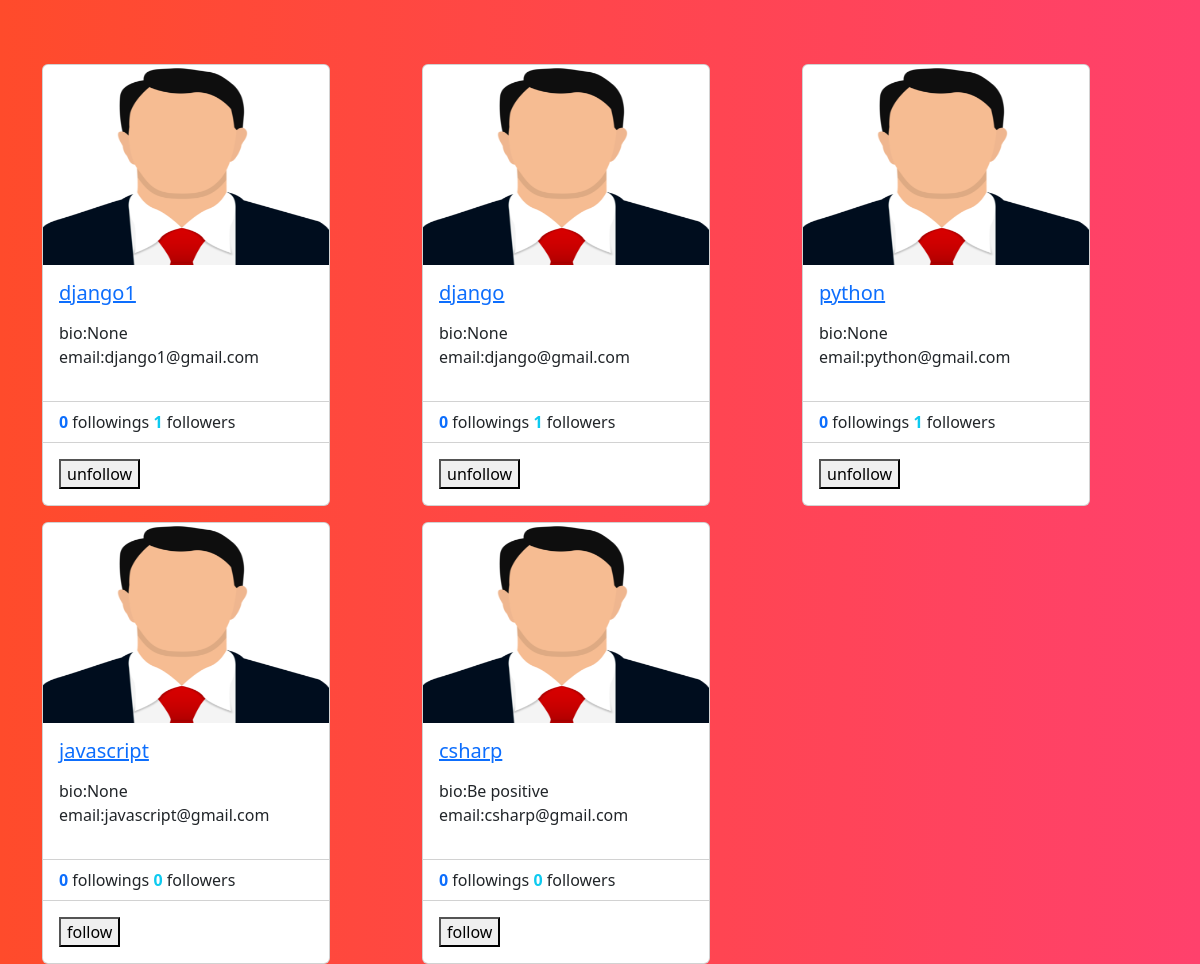
The app's page /profiles/all (signed in), older data.
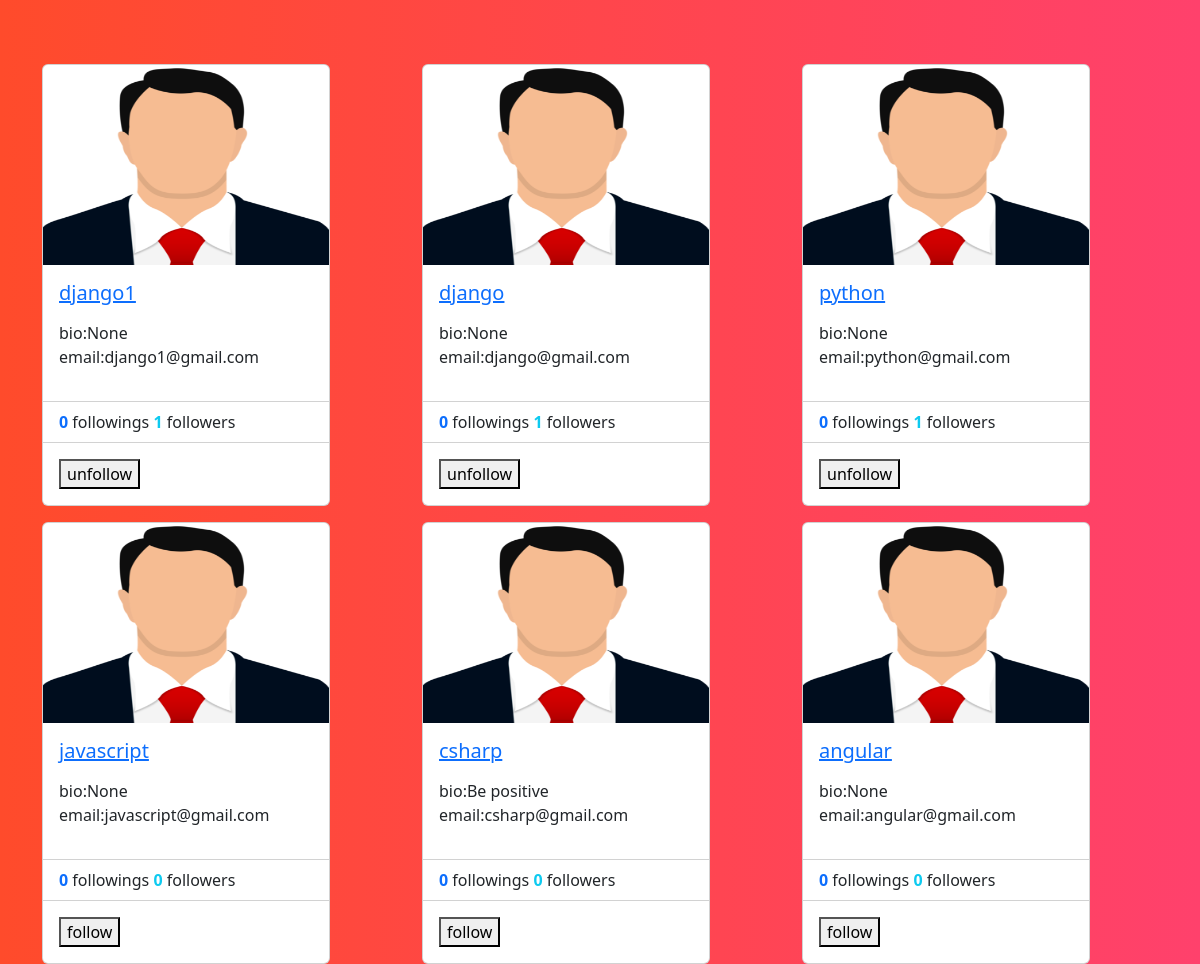
The same page, newer data.
### social/models.py (models this page shows)
class UserProfile(models.Model):
    user=models.OneToOneField(User,on_delete=models.CASCADE,related_name="profile")
    address=models.CharField(max_length=200,null=True)
    phone=models.CharField(max_length=200,null=True)
    profile_pic=models.ImageField(upload_to="profilepics",null=True,blank=True)
    dob=models.DateField(null=True)
    bio=models.CharField(max_length=200,null=True)
    following=models.ManyToManyField("self",related_name="followed_by",symmetrical=False,null=True)
    block=models.ManyToManyField("self",related_name="blocked",symmetrical=False,null=True)
    def __str__(self):
        return self.user.username

### social/views.py (the view)
# urls.py: path('profiles/all',views.ProfileListView.as_view(),name="profile-list"),
class ProfileListView(View):
    def get(self,request,*args,**kwargs):
        qs=UserProfile.objects.all().exclude(user=request.user) #exclude will remove the loggedin user
        return render(request,"profile_list.html",{"data":qs})

### social/templates/profile_list.html (shortened to what this page needs)
<!DOCTYPE html>
{%load static%}
<html lang="en">
<head>
    <link href="https://cdn.jsdelivr.net/npm/bootstrap@5.3.2/dist/css/bootstrap.min.css" rel="stylesheet">
</head>
<body style="background: #FF416C;
background: -webkit-linear-gradient(to right, #FF4B2B, #FF416C);
background: linear-gradient(to right, #FF4B2B, #FF416C);">
<div class="container">
    <div class="row mt-5">
        {%for profile in data%}
            <div class="col-4 mt-3">
                <div class="card" style="width: 18rem;">
                    {%if profile.profile_pic%}
                    <img src="{{profile.profile_pic.url}}" class="card-img-top" alt="..." height="200px">
                    {%else%}
                    <img src="{%static 'social/images/profilepic.png'%}" class="card-img-top" alt="..." height="200px">
                    {%endif%}
                    <div class="card-body">
                      <h5 class="card-title">
                        <a href="{%url 'profile-details' profile.id %}">{{profile}}</a>
                      </h5>
                      <p class="card-text">
                        <div>
                            bio:{{profile.bio}}
                        </div>
                       <div>
                        email:{{profile.user.email}}
                       </div>
                      </p>
                    </div>
                    <ul class="list-group list-group-flush">
                      <li class="list-group-item">
                       <span class="fw-bold text-primary"> {{profile.following.count}}</span> followings
                       <span class="fw-bold text-info">  {{profile.followed_by.count}}</span> followers </li>
                    </ul>
                    <div class="card-body">
                     <form action="{%url 'follow' profile.id %}" method="post">
                      {%if profile in request.user.profile.following.all %}
                         <button type="submit" name="action" value="unfollow">unfollow</button>
                      {%else%}
                        <button type="submit" name="action" value="follow">follow</button>
                      {%endif%}
                     </form>
                    </div>
                  </div>
            </div>
        {%endfor%}
    </div>
</div>
</body>
</html>

Row changes from the older to the newer data that the page shows:
added UserProfile: user.username "angular", bio "None", user.email "angular@gmail.com", following.count "0", followed_by.count "0"
